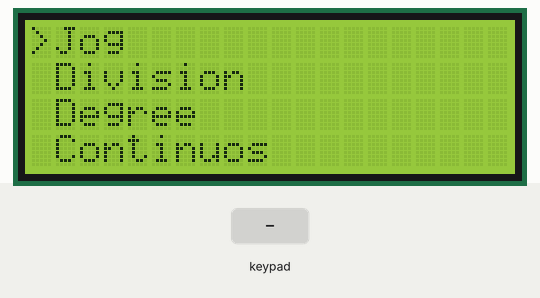
The sketch below on a simulated Arduino Uno, built with avr-gcc and run on an emulated ATmega328P. Parts: 20×4 character LCD. The test bench sets the inputs (shaded band). What the sketch prints to the serial monitor is not drawn.

Above: at 1.2 s.
1.3 s: keypad keys 2 3 4 5 pressed 0.4 s apart
At 1.8 s:
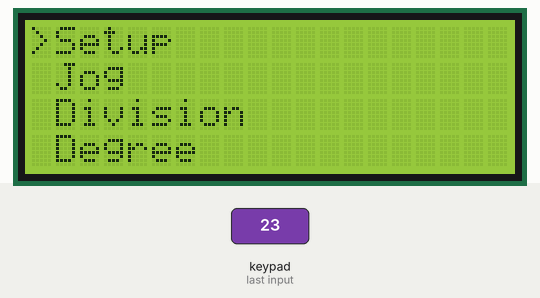
4.4 s: keypad keys 2 3 4 5 A pressed 0.4 s apart
At 5.4 s:
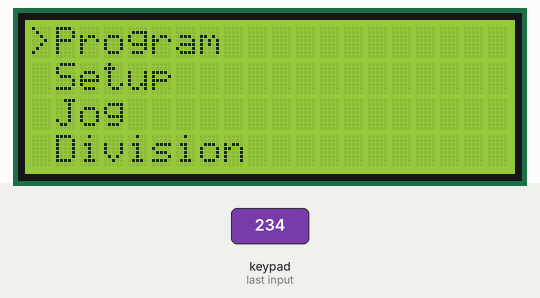
7.9 s: keypad keys 6 7 8 9 pressed 0.4 s apart
At 9.9 s:
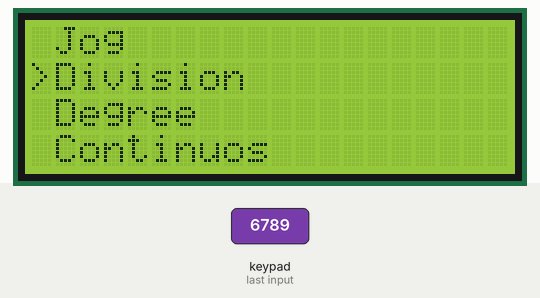
11.0 s: keypad keys 6 7 8 9 D pressed 0.4 s apart
Timing chart, 0 to 14.0 s (numbered marks = the images above; inputs shaded):
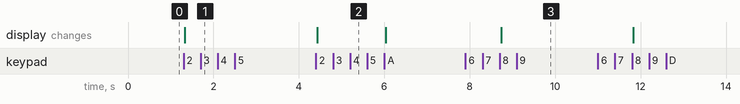

The sketch:

CNC_Indexer_V1_2200.ino
```cpp
#include <LiquidCrystal_I2C.h>
#include <Keypad.h>

//Keypad Size
const byte ROWS = 4;
const byte COLS = 4;
//Timers
unsigned long startTime;
unsigned long currentTime;
const int buttonDelayTime = 250;
//Button flags and timers
bool buttonAvailable = true;
bool buttonHeld = false;
bool buttonCanRepeat = false;
const int buttonRepeatSpeed = 500;
unsigned long buttonRepeatTimer;
char currentKey;
char heldKey;
//Menu flags
bool mainMenu = false;
bool cursorMode = true;
byte lcdRow[2];
byte lcdcol[16];
LiquidCrystal_I2C lcd(0x27, 20, 4);
//Map keypad
char hexaKeys[ROWS][COLS] = {
  {'1', '2', '3', 'A'},
  {'4', '5', '6', 'B'},
  {'7', '8', '9', 'C'},
  {'S', '0', 'E', 'D'}
};
byte rowPins[ROWS] = {2, 3, 4, 5};
byte colPins[COLS] = {6, 7, 8, 9};
Keypad customKeypad = Keypad(makeKeymap(hexaKeys), rowPins, colPins, ROWS, COLS);
//Keypad declarations
void get_keypad_button_press(char);
void resetButtonAvailableFlagAndStartTimeTimer();
void buttonActions(char);
void keypadInput();
//Menu declarations
byte checkIndexInBounds(byte, byte);

class Menu{
  public:
    byte lineIndex = 0;
    byte cursorIndex = 0;
    const byte numberOfLines = 6;
    String lines[6] = {{"Jog"}, {"Division"}, {"Degree"}, {"Continuos"}, {"Program"}, {"Setup"}};
    void createScreen(byte moveLines, Menu *menu);
    void drawCursor();
    Menu (){
      Serial.println("constructor Menu");
    }
};

//Start of program
void setup(){
  Serial.begin(9600);
  customKeypad.setHoldTime(1000);
  lcd.begin();
}

void loop(){
  Menu menu;
  menu.createScreen(0, &menu);
  while(!mainMenu){
    keypadInput(menu);
  }
  mainMenu = false;
}
//End of program
//Keypad functions
void get_keypad_button_press(char buttonPressed, Menu &menu){
  if(buttonPressed){
    buttonActions(buttonPressed, menu);
    currentKey = buttonPressed;
  resetButtonAvailableFlagAndStartTimeTimer();
  }
}

void resetButtonAvailableFlagAndStartTimeTimer(){
  buttonAvailable = false;
  startTime = millis();
}

void buttonActions(char button, Menu &menu){
  static const char A[] = "F1";
  static const char B[] = "F2";
  static const char C[] = "F3";
  static const char D[] = "F4";
  static const char E[] = "END";
  static const char S[] = "START";
  switch (button){
    case '1':
      Serial.println(button);
      break;
    case '2':
      Serial.println(button);
      if (cursorMode){
        menu.cursorIndex += -1;
      }
      if (menu.cursorIndex == 255){
        menu.cursorIndex = 0;
        menu.createScreen(-1, &menu);
      }
      else {
        menu.createScreen(0, &menu);
      }
      break;
    case '3':
      Serial.println(button);
      break;
    case '4':
      Serial.println(button);
      if (cursorMode){
      //move cursor left
      }
      break;
    case '5':
      Serial.println(button);
      break;
    case '6':
      Serial.println(button);
      if (cursorMode){
      //move cursor right
      }
      break;
    case '7':
      Serial.println(button);
      break;
    case '8':
      Serial.println(button);
      if (cursorMode){
        menu.cursorIndex += 1;
      }
      if (menu.cursorIndex == 4){
        menu.cursorIndex = 3;
        menu.createScreen(1, &menu);
      }
      else {
        menu.createScreen(0, &menu);
      }
      break;
    case '9':
      Serial.println(button);
      break;
    case '0':
      Serial.println(button);
      break;
    case 'A':
      Serial.println(A);
      mainMenu = true;
      break;
    case 'B':
      Serial.println(B);
      break;
    case 'C':
      Serial.println(C);
      break;
    case 'D':
      Serial.println(D);
      break;
    case 'E':
      Serial.println(E);
      break;
    case 'S':
      Serial.println(S);
      break;
  }
}

void keypadInput(Menu &menu){
  currentTime = millis();
  if (currentTime - startTime >= buttonDelayTime){
    buttonAvailable = true;
  }
  if (buttonAvailable){
    char keypadButtonPressed = customKeypad.getKey();
    get_keypad_button_press(keypadButtonPressed, menu);
  }
  if (customKeypad.getState() == HOLD){
    buttonHeld = true;
    heldKey = currentKey;
  }
  if (buttonHeld == true && customKeypad.getState() == RELEASED){
    buttonHeld = false;
  }
  if (currentTime - buttonRepeatTimer >= buttonRepeatSpeed){
    buttonCanRepeat = true;
  }
  if (buttonHeld && buttonCanRepeat){
    buttonActions(heldKey, menu);
    buttonCanRepeat = false;
    buttonRepeatTimer = currentTime;
  }
}

byte checkIndexInBounds(byte index, byte numberOfLines){
  byte tempIndex = index;
  if(tempIndex == 255){
    tempIndex = numberOfLines - 1;
  }
  if(tempIndex > numberOfLines - 1){
    tempIndex = 0;
  }
  return tempIndex;
}

void Menu::createScreen(byte moveLines, Menu *menu){
  lcd.clear();
  lcd.setCursor(1, 0);
  byte x = 0;
  byte tempIndex = menu->lineIndex + moveLines;
  menu->lineIndex = checkIndexInBounds(tempIndex, numberOfLines);
  for(byte i = 0; i < 4; i++){
    tempIndex = checkIndexInBounds(tempIndex, numberOfLines);
    lcd.print(lines[tempIndex]);
    tempIndex++;
    lcd.setCursor(1, x + 1);
    x++;
  }
  drawCursor();
}
void Menu::drawCursor(){
  lcd.setCursor(0, cursorIndex);
  lcd.print('>');
}
```

Measured:
- after the input at 1.3 s, the display: changes at once (image 1)
- after the input at 4.4 s, the display: changes at once (image 2)
- after the input at 7.9 s, the display: changes after 0.84 s (image 3)
